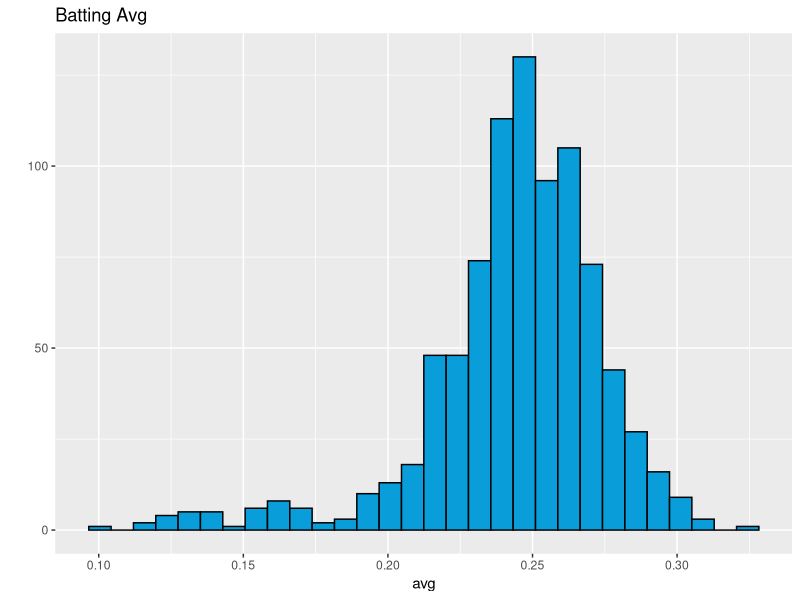
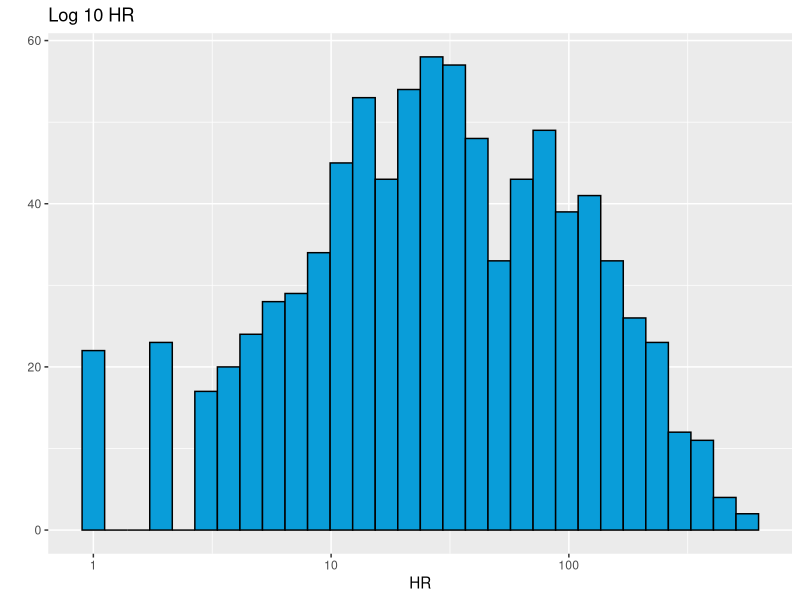
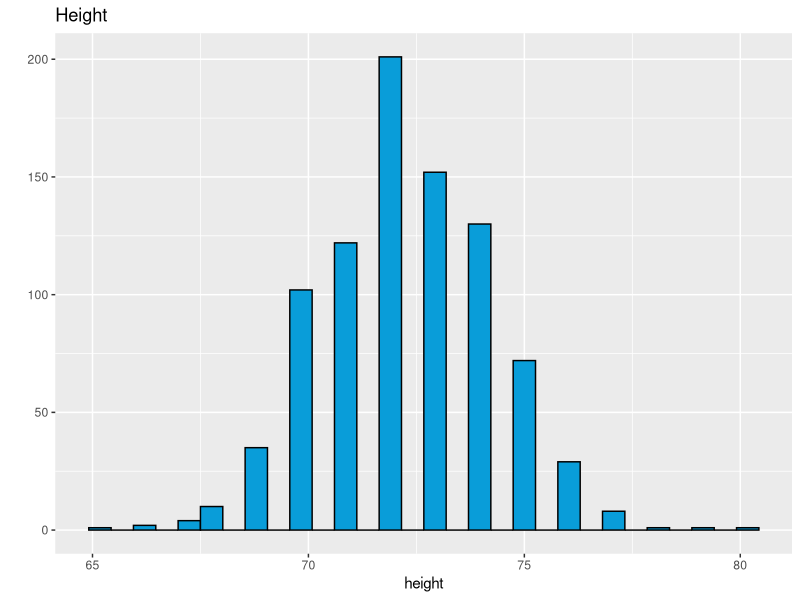
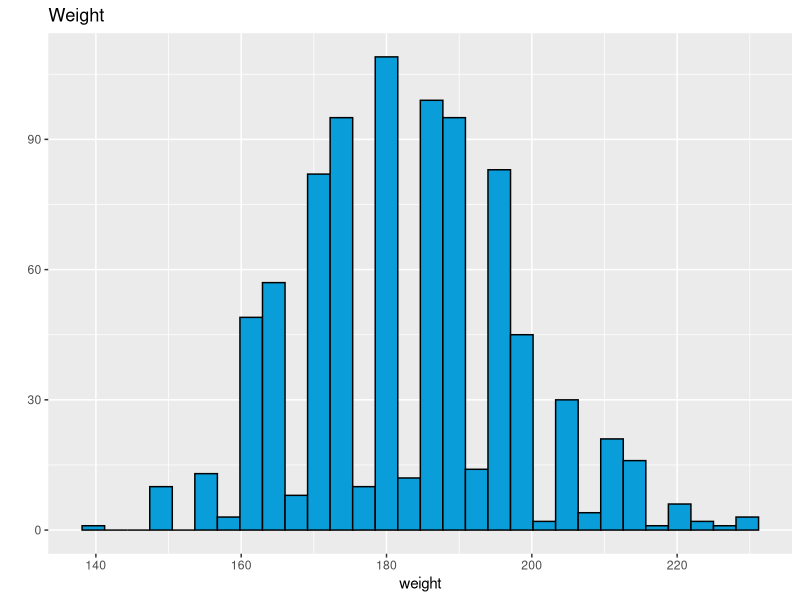
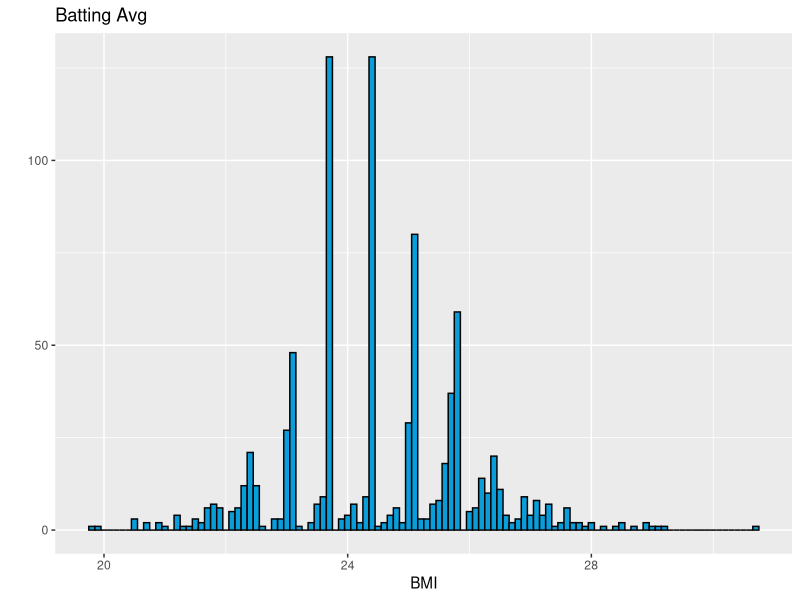
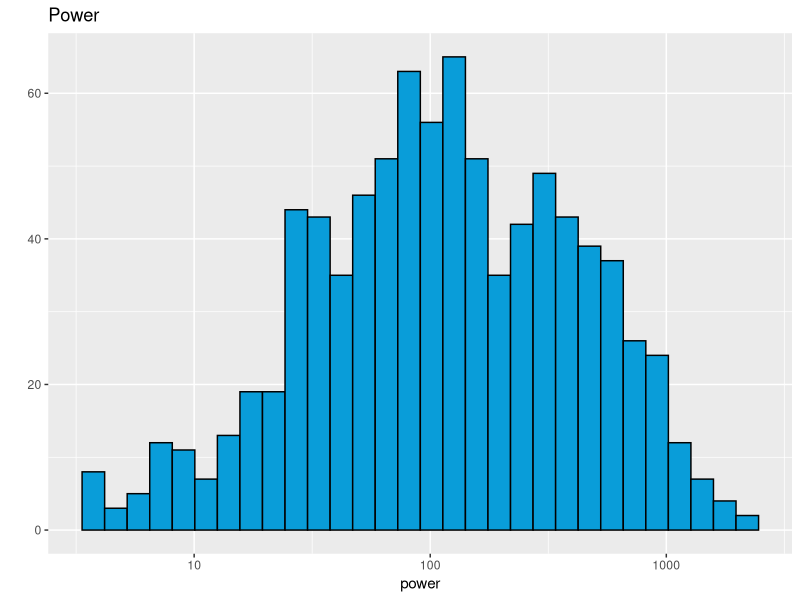
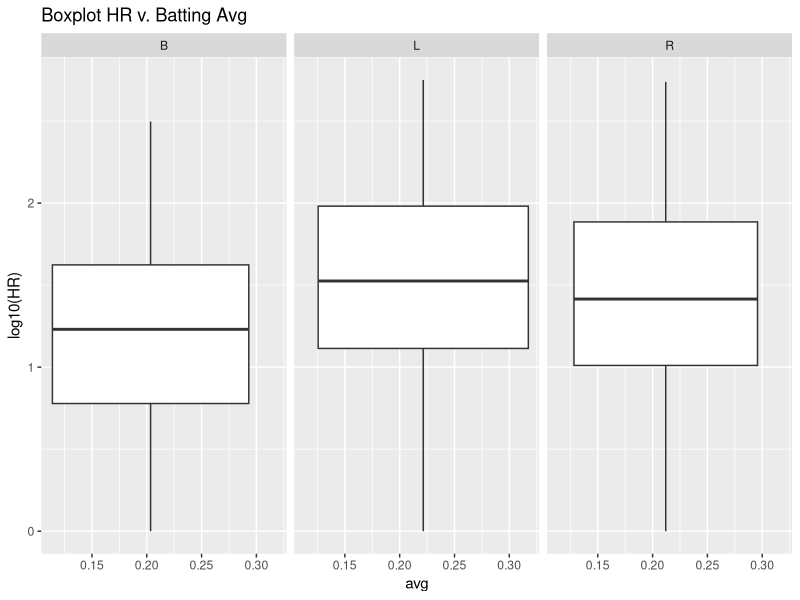
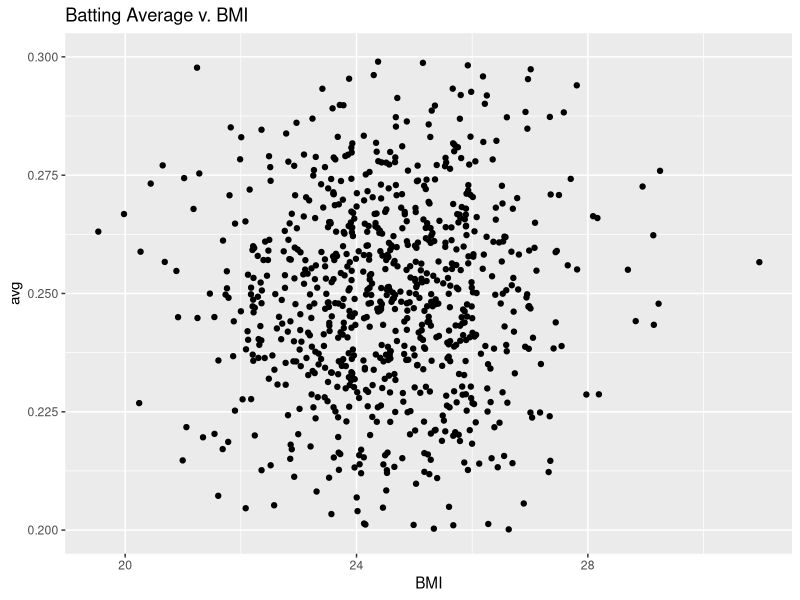

Generate these figures, in order, with R: (Note: this script raises an error after producing the figures.)
## ---- chunk 1
library(ggplot2)
library(dplyr)
library(gridExtra)
library(GGally)
## ---- chunk 2
baseball_data <- read.csv('baseball_data.csv')
dim(baseball_data)
str(baseball_data)
names(baseball_data)
## ---- chunk 3
baseball_data <- subset(baseball_data, HR > 0)

baseball_data$BMI <- (baseball_data$weight * 703) / (baseball_data$height^2)
baseball_data$power <- (baseball_data$HR / baseball_data$avg)
baseball_data$log10HR <- log10(baseball_data$HR)
## ---- chunk 4
qplot(x = avg, data = baseball_data,
      color = I('black'), fill = I('#099DD9')) +
  ggtitle('Batting Avg')

qplot(x = HR, data = baseball_data,
      color = I('black'), fill = I('#099DD9')) +
  scale_x_log10() +
  ggtitle('Log 10 HR')

qplot(x = height, data = baseball_data,
      color = I('black'), fill = I('#099DD9')) +
  ggtitle('Height')

qplot(x = weight, data = baseball_data,
      color = I('black'), fill = I('#099DD9')) +
  ggtitle('Weight')

qplot(x = BMI, data = baseball_data, binwidth =.1,
      color = I('black'), fill = I('#099DD9')) +
  ggtitle('Batting Avg')

qplot(x = power, data = baseball_data,
      color = I('black'), fill = I('#099DD9')) +
  scale_x_log10() +
  ggtitle('Power')

## ---- chunk 5
ggplot(aes(x = avg, y = log10(HR)),
       data = baseball_data) +
  geom_boxplot() +
  facet_wrap(~handedness) +
  ggtitle('Boxplot HR v. Batting Avg')

ggplot(aes(x = BMI, y = avg),
       data = baseball_data) +
  geom_point(position = position_jitter(w = 0.3)) +
  ylim(c(0.2, 0.3)) +
  ggtitle('Batting Average v. BMI')

cor.test(baseball_data$BMI, baseball_data$avg, method = 'pearson')

ggplot(aes(x = BMI, y = log10(HR)),
       data = baseball_data) +
  geom_point(position = position_jitter(h = .05, w = 0.3)) +
  ggtitle('Log10 HR v. BMI')

cor.test(baseball_dat2$BMI, log10(baseball_data$HR), method = 'pearson')

ggplot(aes(x = BMI, y = log10(power)),
       data = baseball_data) +
  geom_point(position = position_jitter(h = 0.1, w = 0.3)) +
  ylim(c(1,3.2)) +
  geom_smooth(method = 'lm') +
  ggtitle('Power v. BMI')

cor.test(baseball_data$BMI, log10(baseball_data$power), method = 'pearson')       
## ---- chunk 6

ggplot(aes(x = BMI, y = avg),
       data = baseball_data) +
  geom_point(aes(color = handedness),
             position = position_jitter(w = 0.3)) +
  ylim(c(0.2, 0.3)) +
  geom_smooth() +
  ggtitle('Batting Average v. BMI')

ggplot(aes(x = BMI, y = log10(HR)),
       data = baseball_data) +
  geom_point(aes(color = handedness),
              position = position_jitter(h = .06, w = 0.3)) +
  geom_smooth() +
  ggtitle('Log10 HR v. BMI')

ggplot(aes(x = BMI, y = log10(power), size = 2),
       data = baseball_data) +
  geom_point(aes(color = handedness),
             position = position_jitter(h = 0.1, w = 0.3)) +
  geom_smooth() +
  ggtitle('Power v. BMI')      
